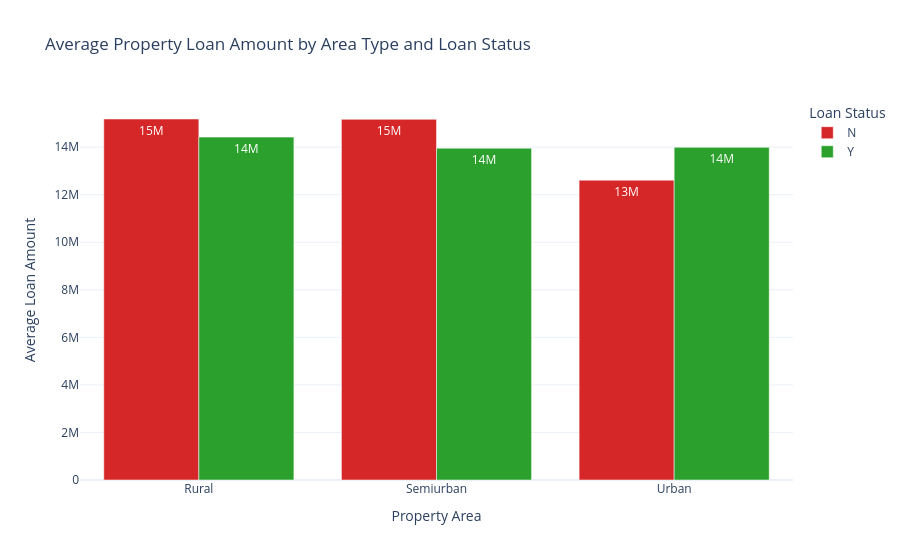

The notebook cell saved with this chart:
### Markdown cell above
## 1. Průměrná výše půjčky podle typu oblasti a statusu půjčky
- Sloupce rozdělené podle `area`
- Dva sloupce vedle sebe odlišené barvou podle `status` (`barmode='group'`)
- Nadpis i popisky os X a Y

### Code cell
avg_loan_by_area_status = loans_df.groupby(['area', 'status'], as_index=False)['loan_amount'].mean()

fig1 = px.bar(
    avg_loan_by_area_status,
    x='area',
    y='loan_amount',
    color='status',
    barmode='group',
    title='Average Property Loan Amount by Area Type and Loan Status',
    labels={
        'area': 'Property Area',
        'loan_amount': 'Average Loan Amount',
        'status': 'Loan Status'
    },
    color_discrete_map={'Y': '#2ca02c', 'N': '#d62728'},
    text_auto='.2s'
)

fig1.update_layout(
    xaxis_title='Property Area',
    yaxis_title='Average Loan Amount',
    legend_title_text='Loan Status',
    template='plotly_white'
)

fig1.show()

### Figure 1 — Plotly figure (JSON) as saved in the notebook; plotly's stock layout.template omitted (floating-point values rounded to 4 significant figures)
{"data": [{"alignmentgroup": "True", "hovertemplate": "Loan Status=N<br>Property Area=%{x}<br>Average Loan Amount=%{y}<extra></extra>", "legendgroup": "N", "marker": {"color": "#d62728", "pattern": {"shape": ""}}, "name": "N", "offsetgroup": "N", "orientation": "v", "showlegend": true, "textposition": "auto", "texttemplate": "%{y:.2s}", "type": "bar", "x": ["Rural", "Semiurban", "Urban"], "xaxis": "x", "y": [15180000.0, 15170000.0, 12610000.0], "yaxis": "y"}, {"alignmentgroup": "True", "hovertemplate": "Loan Status=Y<br>Property Area=%{x}<br>Average Loan Amount=%{y}<extra></extra>", "legendgroup": "Y", "marker": {"color": "#2ca02c", "pattern": {"shape": ""}}, "name": "Y", "offsetgroup": "Y", "orientation": "v", "showlegend": true, "textposition": "auto", "texttemplate": "%{y:.2s}", "type": "bar", "x": ["Rural", "Semiurban", "Urban"], "xaxis": "x", "y": [14420000.0, 13960000.0, 13990000.0], "yaxis": "y"}], "layout": {"barmode": "group", "legend": {"title": {"text": "Loan Status"}, "tracegroupgap": 0}, "title": {"text": "Average Property Loan Amount by Area Type and Loan Status"}, "xaxis": {"anchor": "y", "domain": [0, 1], "title": {"text": "Property Area"}}, "yaxis": {"anchor": "x", "domain": [0, 1], "title": {"text": "Average Loan Amount"}}}}
